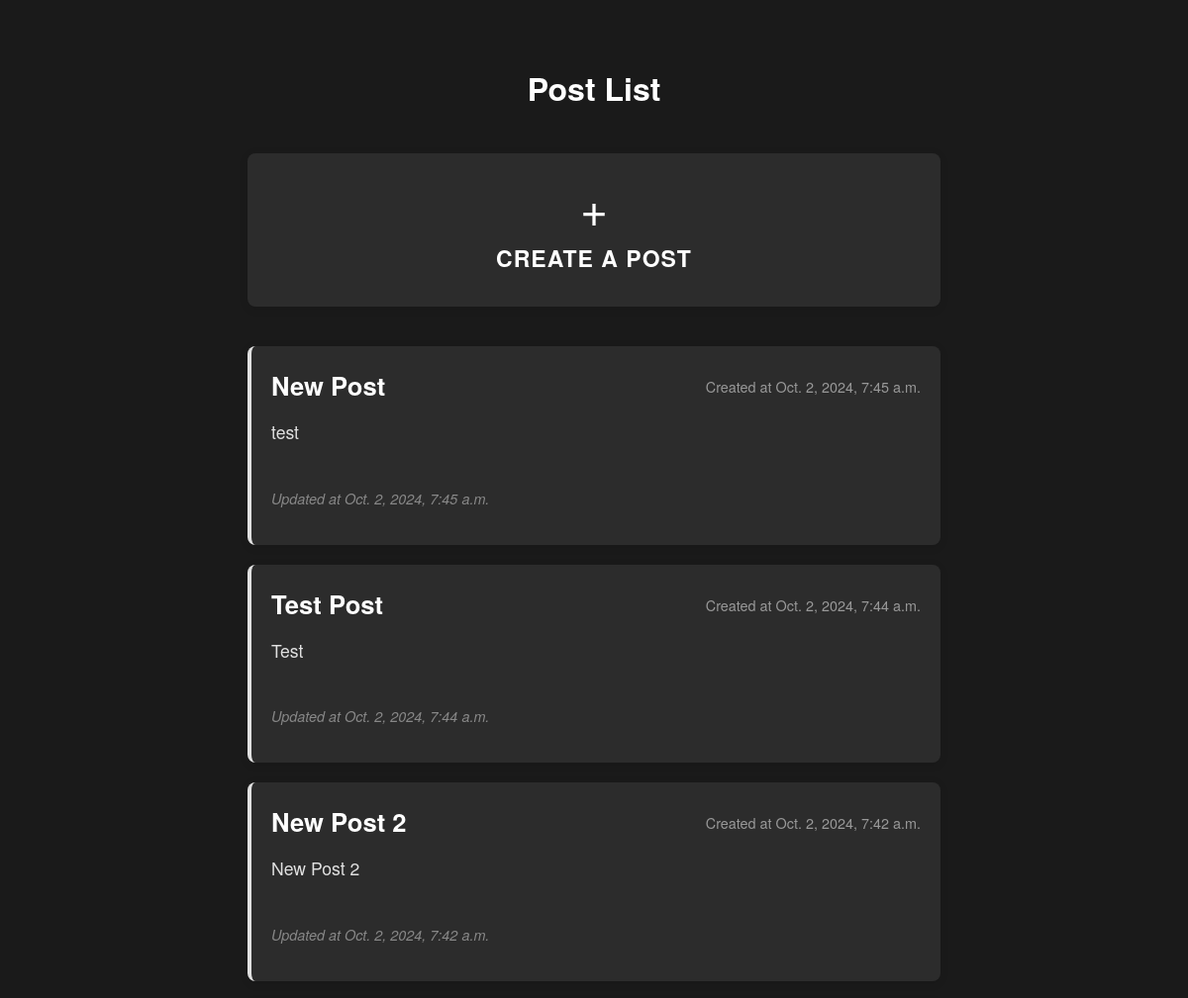
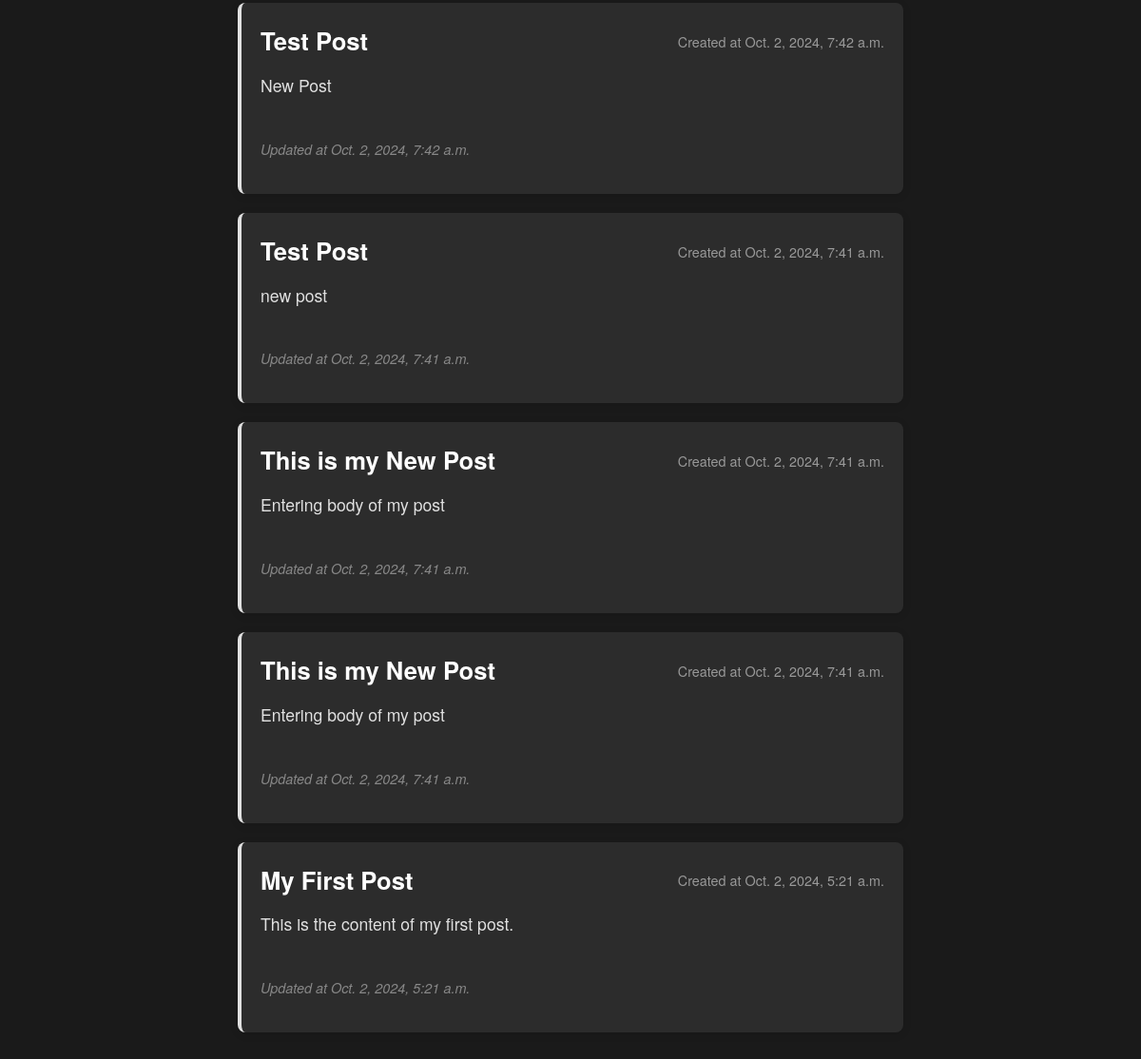
The page / on the database its author committed (2 pictures, top to bottom).
### NRP_BlogProject/models.py (models this page shows, shortened)
class Post (models.Model):
    title = models.CharField(max_length = 255)
    content = models.TextField()
    created_at = models.DateTimeField(auto_now_add = True)
    updated_at = models.DateTimeField(auto_now = True)

### NRP_BlogProject/views.py (the view)
# urls.py: path('', views.post_list),
def post_list(request):
    myposts = Post.objects.all().values().order_by('-created_at')
    template = loader.get_template("post_list.html")
    context = {
        'myposts' : myposts,
    }
    return HttpResponse(template.render(context, request))

### NRP_BlogProject/templates/post_list.html (shortened to what this page needs)
{% extends "master.html" %}
{% block content %}
<h1>Post List</h1>
<div class="post-list_create-post__container">
    <a href="/post_create" class="post-list_create-post__link">
        <div class="post-list_create-post__icon">+</div>
        <span>Create a Post</span>
    </a>
</div>
<ul class="posts">
    {% for x in myposts %}
        <li class="post__container">
                <div class="post__heading">
                    <h2>{{x.title}}</h2>
                    <span class="post__created-at">Created at {{x.created_at}}</span>
                </div>
                <p class="post__content">{{x.content}}</p>
            <span class="post__updated-at">Updated at {{x.updated_at}}</span>
        </li>
    {% endfor %}
</ul>
{% endblock %}

### NRP_BlogProject/templates/master.html (shortened to what this page needs)
<!DOCTYPE html>
{% load static %}
<html>
<head>
    <link rel="stylesheet" type="text/css" href="{% static 'styles.css' %}">
</head>
<body>
    {% block content %}
    {% endblock %}
</body>
</html>

### NRP_BlogProject/static/styles.css (style rules this page uses)
* { padding: 0; margin: 0; box-sizing: border-box; }
h1 { text-align: center; }
body { font-family: "Helvetica Neue", sans-serif; background-color: #1a1a1a; color: #ffffff; padding: 4em; line-height: 1.6; }
.posts { max-width: 700px; margin: 30px auto; padding: 0; list-style-type: none; }
.posts > .post__container { background-color: #2c2c2c; border-left: 4px solid #e0e0e0; margin-bottom: 20px; padding: 20px; border-radius: 8px; box-shadow: 0 2px 10px rgba(0, 0, 0, 0.1); transition: transform 0.2s ease, box-shadow 0.2s ease; }
.post__heading { display: flex; justify-content: space-between; align-items: center; margin-bottom: 10px; }
.post__heading h2 { font-size: 1.6em; color: #ffffff; }
.post__created-at { font-size: 0.9em; color: #999999; }
.post__updated-at { display: block; margin-bottom: 15px; font-size: 0.9em; color: #888888; font-style: italic; margin-top: 40px; }
.post__content { font-size: 1.1em; color: #e0e0e0; line-height: 1.8; }
.post-list_create-post__container { max-width: 700px; margin: 40px auto 40px auto; }
.post-list_create-post__link { display: flex; flex-direction: column; align-items: center; justify-content: center; background-color: #2c2c2c; padding: 30px; border-radius: 8px; text-decoration: none; color: #ffffff; font-size: 1.2em; box-shadow: 0 2px 10px rgba(0, 0, 0, 0.1); transition: transform 0.2s ease, box-shadow 0.2s ease, background-color 0.3s ease; }
.post-list_create-post__icon { font-size: 2.5em; line-height: 1; margin-bottom: 10px; }
.post-list_create-post__container span { font-size: 1.2em; font-weight: bold; text-transform: uppercase; letter-spacing: 1px; }

### rows shown on the page
Post: title "New Post", created_at "Oct. 2, 2024, 7:45 a.m.", content "test", updated_at "Oct. 2, 2024, 7:45 a.m."
Post: title "Test Post", created_at "Oct. 2, 2024, 7:44 a.m.", content "Test", updated_at "Oct. 2, 2024, 7:44 a.m."
Post: title "New Post 2", created_at "Oct. 2, 2024, 7:42 a.m.", content "New Post 2", updated_at "Oct. 2, 2024, 7:42 a.m."
Post: title "Test Post", created_at "Oct. 2, 2024, 7:42 a.m.", content "New Post", updated_at "Oct. 2, 2024, 7:42 a.m."
Post: title "Test Post", created_at "Oct. 2, 2024, 7:41 a.m.", content "new post", updated_at "Oct. 2, 2024, 7:41 a.m."
Post: title "This is my New Post", created_at "Oct. 2, 2024, 7:41 a.m.", content "Entering body of my post", updated_at "Oct. 2, 2024, 7:41 a.m."
Post: title "This is my New Post", created_at "Oct. 2, 2024, 7:41 a.m.", content "Entering body of my post", updated_at "Oct. 2, 2024, 7:41 a.m."
Post: title "My First Post", created_at "Oct. 2, 2024, 5:21 a.m.", content "This is the content of my first post.", updated_at "Oct. 2, 2024, 5:21 a.m."
